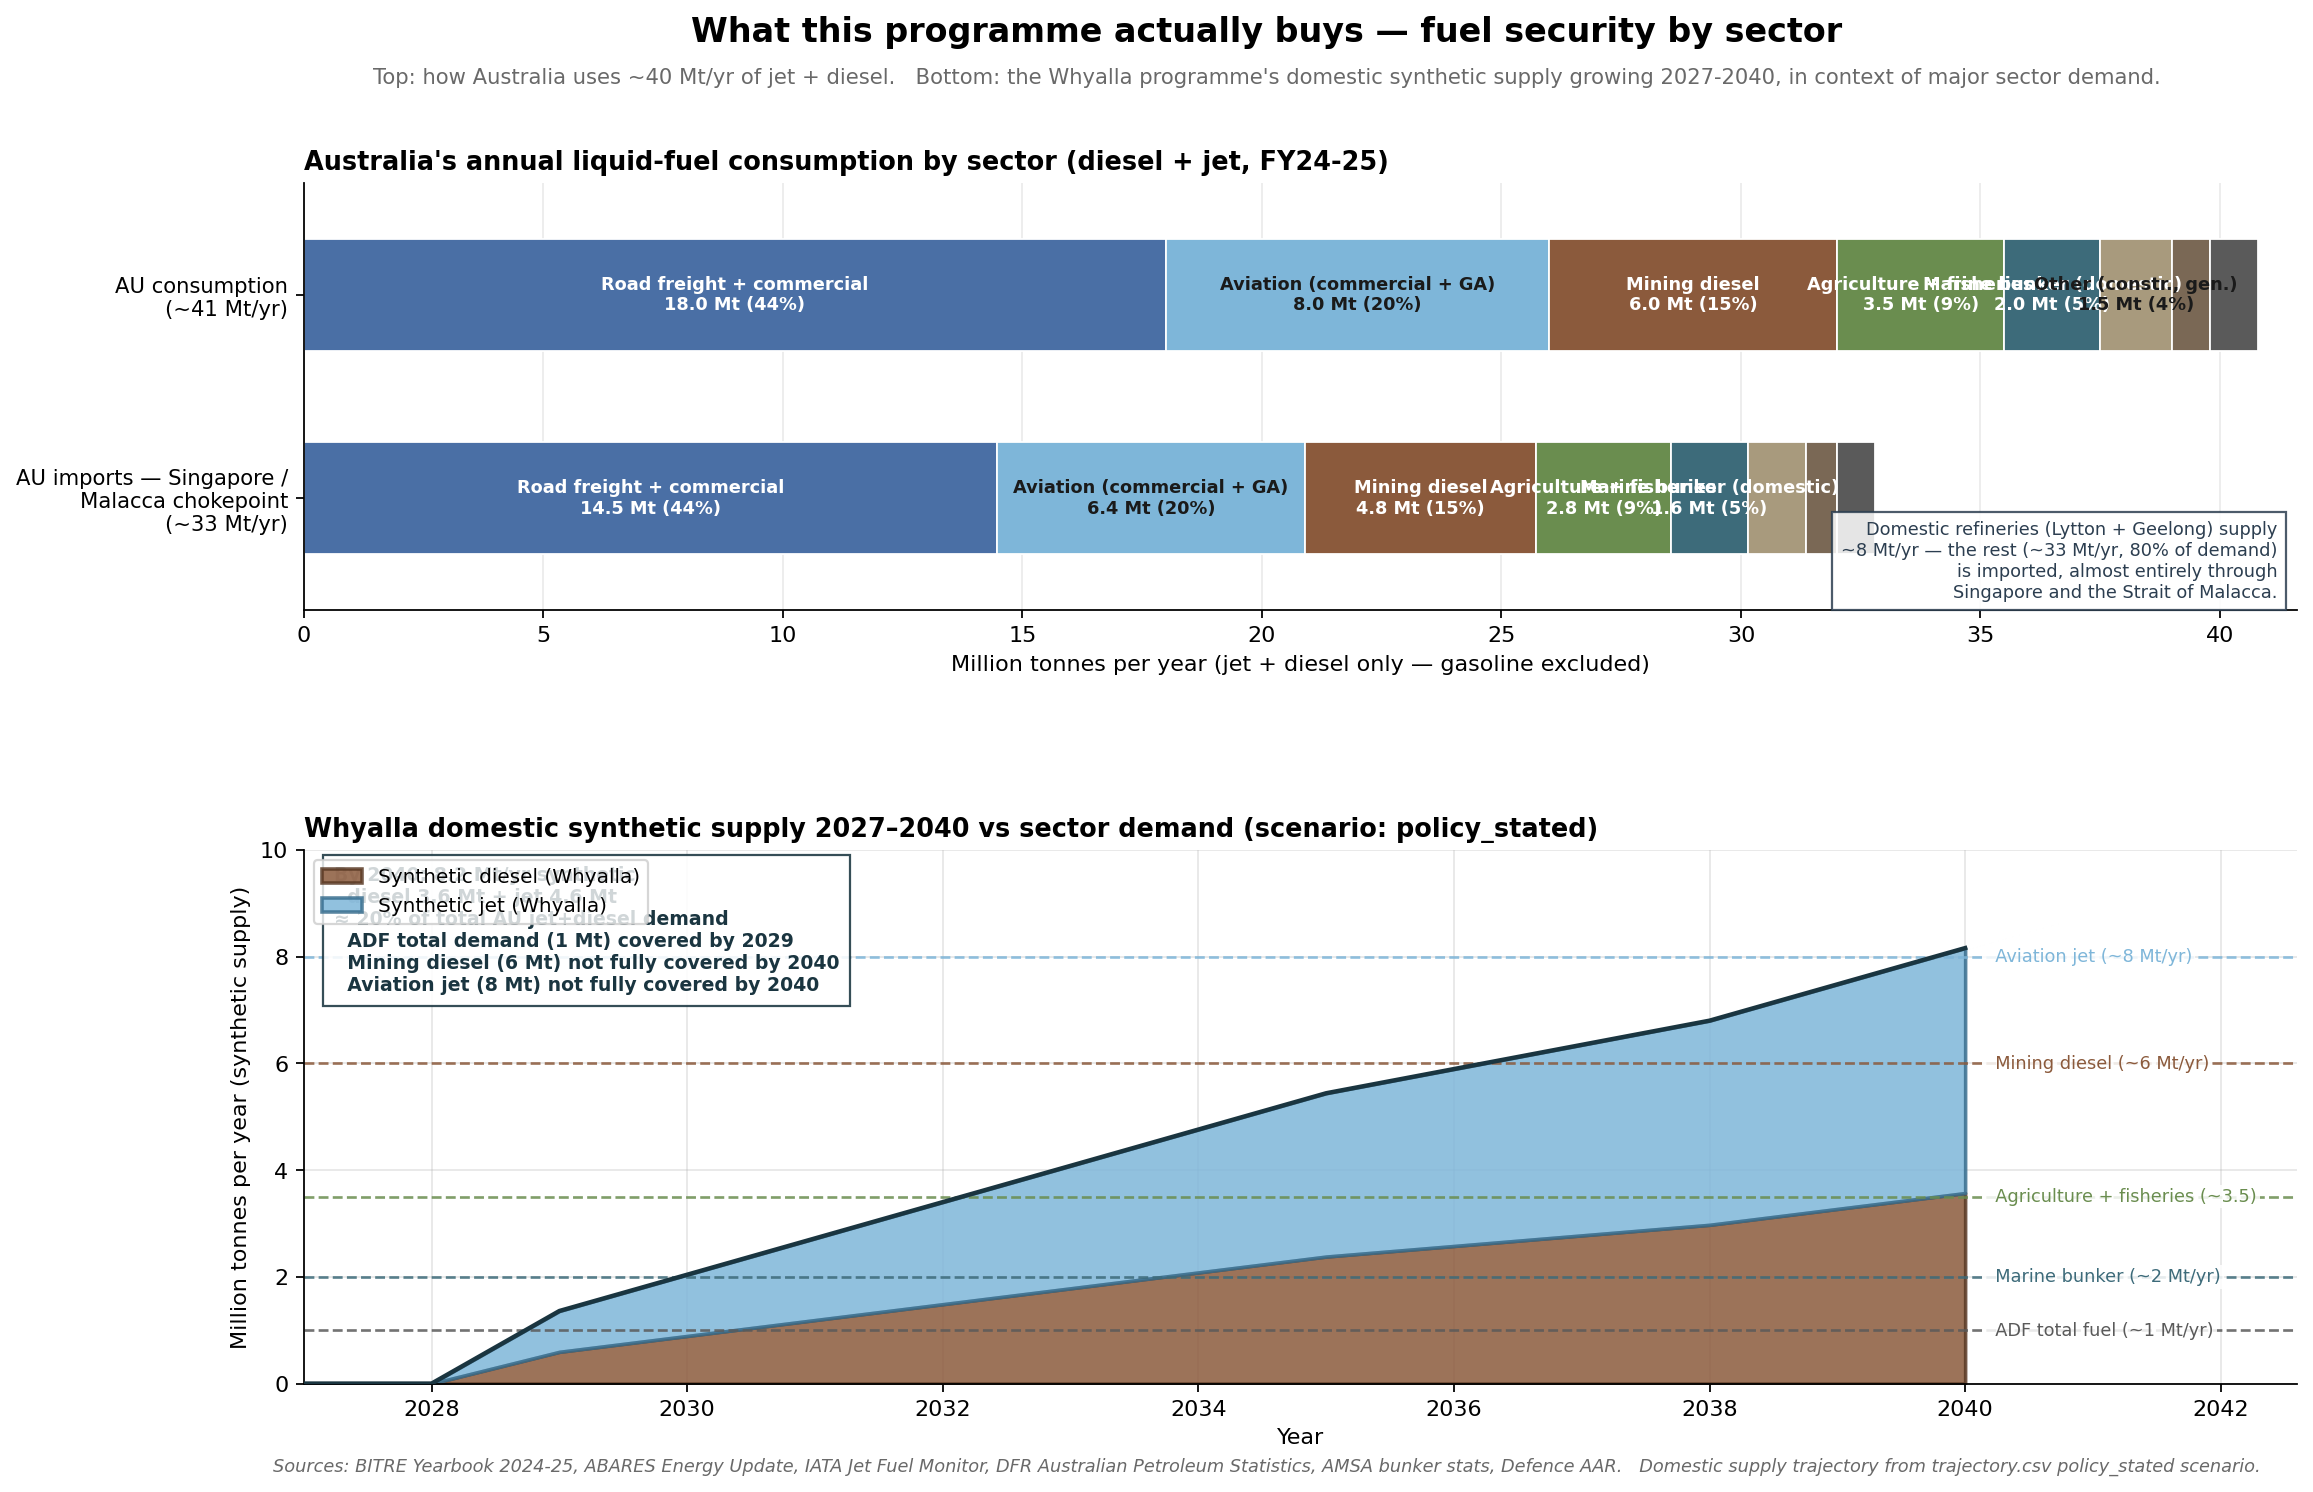

Here is the Python script that generated this plot:
"""Strategic substitution — fuel-security investment case for Whyalla synthetic fuels.

Anchors the abstract "175 kbpd / ~31% of imports" headline number to *who actually
uses Australian liquid fuel* and *how much of their demand domestic synthetic
production would secure*.

Two stacked panels:

  Top: how Australia uses ~40 Mt/yr of jet + diesel
       (sectors: road freight, mining, aviation, agriculture, marine bunker,
        rail, defence, other), plus a second bar showing the 2040 imported
        portion (which flows through Singapore + Malacca chokepoints).

  Bottom: 2027-2040 time-series area chart of the Whyalla programme's domestic
          synthetic supply (diesel + kero), overlaid with horizontal reference
          lines for ADF (~1 Mt/yr), Mining diesel (~6 Mt/yr) and Aviation jet
          (~8 Mt/yr) so the reader sees when synthetic supply "covers" each
          category in volume terms.

Sources for sectoral breakdown (central FY2024-25 estimates):
  - BITRE Yearbook 2024-25 (Table 3.10 road freight; rail freight stats)
  - ABARES Energy Update 2024 (mining diesel; agriculture + fisheries diesel)
  - DFR (Department of Industry — Australian Petroleum Statistics)
  - IATA Jet Fuel Monitor + Avstats (aviation kerosene)
  - AMSA bunker fuel statistics (domestic marine bunker)
  - Defence Annual Report (ADF fuel ~$1B/yr split diesel/jet ~60/40)

Reads ``trajectory.csv`` produced by ``generate_trajectory.py``.
"""
from __future__ import annotations

import argparse
from pathlib import Path

import matplotlib.pyplot as plt
import numpy as np
import pandas as pd
from matplotlib.ticker import MaxNLocator

# ── Sectoral breakdown of AU jet + diesel consumption (Mt/yr, FY24-25) ───
# Diesel + jet only — gasoline/petrol excluded (assumed electrified through 2030s
# via federal fuel-efficiency standards + EV uptake). Hard-to-electrify cuts.
SECTORS = [
    # (label, diesel_Mt, jet_Mt, colour)
    ("Road freight + commercial",   18.0, 0.0, "#4a6fa5"),  # steel-blue
    ("Aviation (commercial + GA)",   0.0, 8.0, "#7eb6d9"),  # sky-blue
    ("Mining diesel",                6.0, 0.0, "#8b5a3c"),  # earthy brown
    ("Agriculture + fisheries",      3.5, 0.0, "#6a8d4f"),  # muted green
    ("Marine bunker (domestic)",     2.0, 0.0, "#3d6b7a"),  # marine teal
    ("Other (constr., gen.)",        1.5, 0.0, "#a89a7d"),  # tan
    ("Rail freight + passenger",     0.8, 0.0, "#7a6855"),  # olive-brown
    ("ADF (Defence)",                0.6, 0.4, "#5a5a5a"),  # gunmetal grey
]

# Australian domestic refining (Lytton + Geelong) covers ~8 Mt/yr of diesel +
# jet between them; the remainder (~32.6 Mt/yr) is imported, mostly through
# Singapore and the Strait of Malacca. Imports therefore reflect ~80% of demand.
DOMESTIC_REFINING_MT_YR = 8.0  # combined diesel + jet output of Lytton + Geelong

# ── Domestic synthetic supply trajectory --------------------------------
SCENARIO_COLOURS = {
    "policy_stated": "#2980b9",
    "imo_binding":   "#27ae60",
    "foak_stranded": "#e74c3c",
}

# Reference horizontal lines for the bottom panel (Mt/yr of total demand).
DEMAND_REFERENCE_LINES = [
    ("ADF total fuel (~1 Mt/yr)",      1.0, "#5a5a5a"),
    ("Marine bunker (~2 Mt/yr)",       2.0, "#3d6b7a"),
    ("Agriculture + fisheries (~3.5)", 3.5, "#6a8d4f"),
    ("Mining diesel (~6 Mt/yr)",       6.0, "#8b5a3c"),
    ("Aviation jet (~8 Mt/yr)",        8.0, "#7eb6d9"),
]


def load(csv: Path, scenario: str) -> pd.DataFrame:
    df = pd.read_csv(csv)
    df["year"] = df["year"].astype(int)
    sub = df[df.scenario == scenario].sort_values("year").reset_index(drop=True)
    if sub.empty:
        raise SystemExit(f"ERROR: scenario '{scenario}' not in {csv}")
    return sub


def _draw_stacked_bar(ax, y_pos: float, segments: list[tuple], total: float,
                      bar_height: float = 0.55, label_threshold_pct: float = 3.0,
                      show_inline_labels: bool = True) -> None:
    """Draw one horizontal stacked bar at y_pos with segment labels.

    segments: list of (label, value, colour)
    """
    left = 0.0
    for label, value, colour in segments:
        if value <= 0:
            continue
        ax.barh(y_pos, value, left=left, height=bar_height,
                color=colour, edgecolor="white", linewidth=0.8)
        pct = 100.0 * value / total if total > 0 else 0.0
        if show_inline_labels and pct >= label_threshold_pct:
            text_colour = "white" if _is_dark(colour) else "#1a1a1a"
            ax.text(left + value / 2, y_pos,
                    f"{label}\n{value:.1f} Mt ({pct:.0f}%)",
                    ha="center", va="center",
                    fontsize=8.0, color=text_colour, fontweight="bold")
        left += value


def _is_dark(hex_colour: str) -> bool:
    """Rough luminance check for white-vs-black inline label text."""
    h = hex_colour.lstrip("#")
    r, g, b = int(h[0:2], 16), int(h[2:4], 16), int(h[4:6], 16)
    # Rec. 709 luminance
    lum = 0.2126 * r + 0.7152 * g + 0.0722 * b
    return lum < 130


def plot(df: pd.DataFrame, outpath: Path, scenario: str) -> None:
    fig = plt.figure(figsize=(14, 9.5))
    gs = fig.add_gridspec(2, 1, height_ratios=[1.0, 1.25],
                          hspace=0.50, top=0.86, bottom=0.07,
                          left=0.07, right=0.96)
    ax_top = fig.add_subplot(gs[0])
    ax_bot = fig.add_subplot(gs[1])

    fig.suptitle(
        "What this programme actually buys — fuel security by sector",
        fontsize=15, fontweight="bold", y=0.97,
    )
    fig.text(0.5, 0.925,
             "Top: how Australia uses ~40 Mt/yr of jet + diesel.   "
             "Bottom: the Whyalla programme's domestic synthetic supply "
             "growing 2027-2040, in context of major sector demand.",
             ha="center", fontsize=9.5, color="dimgrey")

    # ════════════════════════════════════════════════════════════════════
    # TOP PANEL — sector breakdown bars
    # ════════════════════════════════════════════════════════════════════
    # Combine diesel+jet into a single Mt for each sector for the headline bar.
    total_segments = [(lbl, d + j, col) for lbl, d, j, col in SECTORS]
    total_demand = sum(v for _, v, _ in total_segments)

    # Imported portion = consumption minus domestic refining (8 Mt/yr Lytton+Geelong).
    # Apportion the domestic refining shortfall pro-rata across sectors so the
    # imports bar still tells a sectoral story.
    import_share = max(0.0, 1.0 - DOMESTIC_REFINING_MT_YR / total_demand)
    import_segments = [(lbl, v * import_share, col)
                       for lbl, v, col in total_segments]
    import_total = sum(v for _, v, _ in import_segments)

    # Two bars: total consumption (top), imported portion (bottom)
    _draw_stacked_bar(ax_top, y_pos=1.0, segments=total_segments,
                      total=total_demand)
    _draw_stacked_bar(ax_top, y_pos=0.0, segments=import_segments,
                      total=import_total, label_threshold_pct=4.5)

    ax_top.set_yticks([1.0, 0.0])
    ax_top.set_yticklabels(
        [f"AU consumption\n(~{total_demand:.0f} Mt/yr)",
         f"AU imports — Singapore /\nMalacca chokepoint\n(~{import_total:.0f} Mt/yr)"],
        fontsize=9.5,
    )
    ax_top.set_xlabel("Million tonnes per year (jet + diesel only — gasoline excluded)",
                      fontsize=10)
    ax_top.set_xlim(0, total_demand * 1.02)
    ax_top.set_ylim(-0.55, 1.55)
    ax_top.set_title("Australia's annual liquid-fuel consumption by sector "
                     "(diesel + jet, FY24-25)",
                     fontsize=11.5, fontweight="bold", loc="left")
    ax_top.grid(axis="x", alpha=0.25)
    ax_top.set_axisbelow(True)
    for spine in ("top", "right"):
        ax_top.spines[spine].set_visible(False)

    # Annotation: domestic refining baseline
    ax_top.text(0.99, 0.02,
                f"Domestic refineries (Lytton + Geelong) supply\n"
                f"~{DOMESTIC_REFINING_MT_YR:.0f} Mt/yr — the rest "
                f"(~{import_total:.0f} Mt/yr, {100*import_share:.0f}% of demand)\n"
                f"is imported, almost entirely through\n"
                f"Singapore and the Strait of Malacca.",
                transform=ax_top.transAxes, fontsize=8, color="#2c3e50",
                va="bottom", ha="right",
                bbox=dict(facecolor="white", edgecolor="#2c3e50",
                          alpha=0.85, pad=4))

    # ════════════════════════════════════════════════════════════════════
    # BOTTOM PANEL — synthetic supply trajectory vs sector demand
    # ════════════════════════════════════════════════════════════════════
    years = df["year"].to_numpy()
    diesel_mt = df["diesel_tonnes"].fillna(0).to_numpy() / 1e6
    kero_mt = df["kero_tonnes"].fillna(0).to_numpy() / 1e6

    # Densify: trajectory has gaps (2031, 2033-34, 2036-37, 2039) — interpolate.
    yr_dense = np.arange(years.min(), years.max() + 1)
    diesel_dense = np.interp(yr_dense, years, diesel_mt)
    kero_dense = np.interp(yr_dense, years, kero_mt)

    # Stacked area: diesel (bottom) + kero (top)
    ax_bot.fill_between(yr_dense, 0, diesel_dense,
                        color="#8b5a3c", alpha=0.85, edgecolor="#5a3a25",
                        linewidth=1.6, label="Synthetic diesel (Whyalla)")
    ax_bot.fill_between(yr_dense, diesel_dense, diesel_dense + kero_dense,
                        color="#7eb6d9", alpha=0.85, edgecolor="#3a6f8f",
                        linewidth=1.6, label="Synthetic jet (Whyalla)")

    # Heavy edge on the total
    total_dense = diesel_dense + kero_dense
    ax_bot.plot(yr_dense, total_dense,
                color="#1a3540", linewidth=2.0, zorder=3)

    # Sector demand reference lines
    x_right = years.max()
    for label, level, colour in DEMAND_REFERENCE_LINES:
        ax_bot.axhline(level, color=colour, linestyle="--",
                       linewidth=1.2, alpha=0.85, zorder=2)
        ax_bot.text(x_right + 0.15, level, f"  {label}",
                    fontsize=8, color=colour, va="center", ha="left",
                    bbox=dict(facecolor="white", edgecolor="none",
                              alpha=0.85, pad=1.2))

    ax_bot.set_xlim(years.min(), years.max() + 2.6)
    ymax = max(total_dense.max() * 1.15, 10.0)
    ax_bot.set_ylim(0, ymax)
    ax_bot.set_xlabel("Year", fontsize=10)
    ax_bot.set_ylabel("Million tonnes per year (synthetic supply)", fontsize=10)
    ax_bot.set_title(
        f"Whyalla domestic synthetic supply 2027–2040 vs sector demand "
        f"(scenario: {scenario})",
        fontsize=11.5, fontweight="bold", loc="left",
    )
    ax_bot.xaxis.set_major_locator(MaxNLocator(integer=True, nbins=14))
    ax_bot.grid(alpha=0.3)
    ax_bot.set_axisbelow(True)
    ax_bot.legend(fontsize=9, loc="upper left", frameon=True)

    # Endpoint callout
    end_diesel = diesel_dense[-1]
    end_kero = kero_dense[-1]
    end_total = total_dense[-1]

    # Identify cross-over years for headline lines (mining diesel = 6, aviation jet = 8)
    def _crossing_year(arr: np.ndarray, level: float) -> int | None:
        for i, v in enumerate(arr):
            if v >= level:
                return int(yr_dense[i])
        return None

    yr_cross_mining = _crossing_year(diesel_dense, 6.0)
    yr_cross_aviation = _crossing_year(kero_dense, 8.0)
    yr_cross_adf = _crossing_year(total_dense, 1.0)

    cross_lines = []
    if yr_cross_adf:
        cross_lines.append(f"  ADF total demand (1 Mt) covered by {yr_cross_adf}")
    if yr_cross_mining:
        cross_lines.append(f"  Mining diesel (6 Mt) covered by {yr_cross_mining}")
    else:
        cross_lines.append("  Mining diesel (6 Mt) not fully covered by 2040")
    if yr_cross_aviation:
        cross_lines.append(f"  Aviation jet (8 Mt) covered by {yr_cross_aviation}")
    else:
        cross_lines.append("  Aviation jet (8 Mt) not fully covered by 2040")

    callout = (
        f"By {int(yr_dense[-1])}: {end_total:.1f} Mt/yr synthetic\n"
        f"  diesel {end_diesel:.1f} Mt + jet {end_kero:.1f} Mt\n"
        f"≈ {100 * end_total / 40.8:.0f}% of total AU jet+diesel demand\n"
        + "\n".join(cross_lines)
    )
    ax_bot.text(0.015, 0.97, callout,
                transform=ax_bot.transAxes, fontsize=8.5, fontweight="bold",
                color="#1a3540", va="top", ha="left",
                bbox=dict(facecolor="white", edgecolor="#1a3540",
                          alpha=0.88, pad=5))

    for spine in ("top", "right"):
        ax_bot.spines[spine].set_visible(False)

    # Caption
    fig.text(
        0.5, 0.012,
        "Sources: BITRE Yearbook 2024-25, ABARES Energy Update, "
        "IATA Jet Fuel Monitor, DFR Australian Petroleum Statistics, "
        "AMSA bunker stats, Defence AAR.   "
        "Domestic supply trajectory from trajectory.csv policy_stated scenario.",
        ha="center", fontsize=8, color="dimgrey", style="italic",
    )

    plt.savefig(outpath, dpi=160, bbox_inches="tight")
    print(f"Saved {outpath}")


def main() -> None:
    ap = argparse.ArgumentParser()
    ap.add_argument("--csv", default="trajectory.csv")
    ap.add_argument("--out", default="chart_strategic_substitution.png")
    ap.add_argument("--scenario", default="policy_stated")
    args = ap.parse_args()

    csv = Path(args.csv)
    if not csv.exists():
        print(f"ERROR: {csv} not found — run generate_trajectory.py first")
        raise SystemExit(1)

    df = load(csv, args.scenario)
    plot(df, Path(args.out), args.scenario)


if __name__ == "__main__":
    main()
